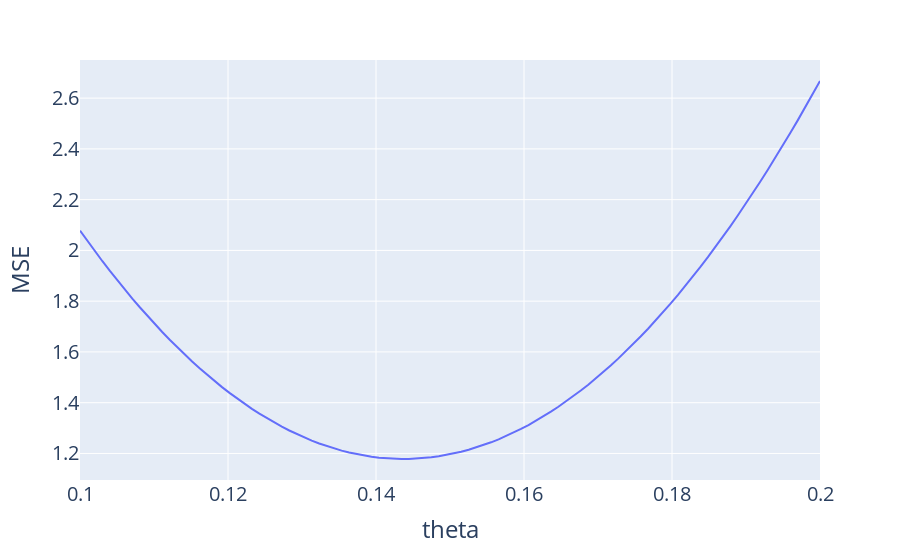

This figure's notebook cell:
### Code cell
# to find the best theta, make a plot
# plot MSE vs theta, showing off how to set xaxis_title and yaxis_title
fig = px.line(x = thetas, y = mses)
fig.update_layout(
    xaxis_title = 'theta',
    yaxis_title = 'MSE',
    font_size = 20
)
